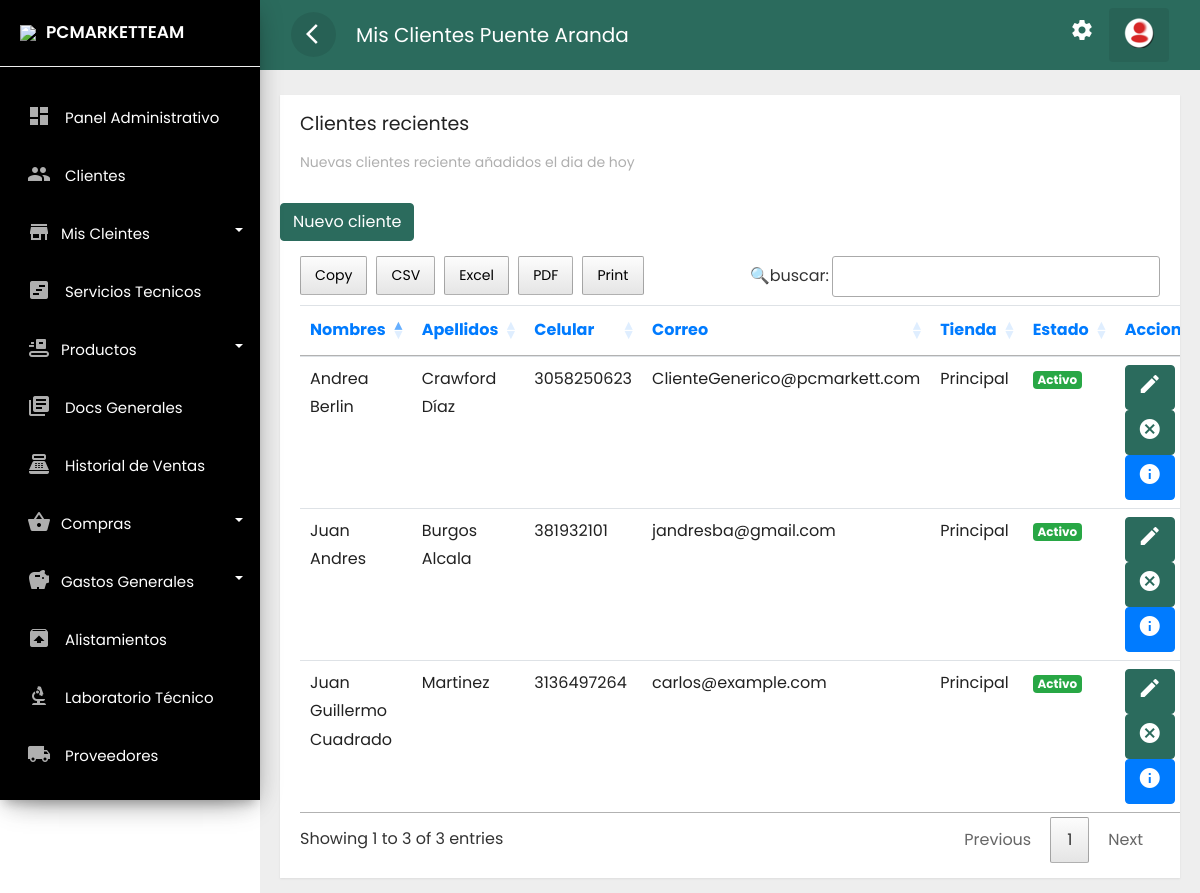
The page /frontend/clientes/bodega.php (signed in) on the database as committed earlier.
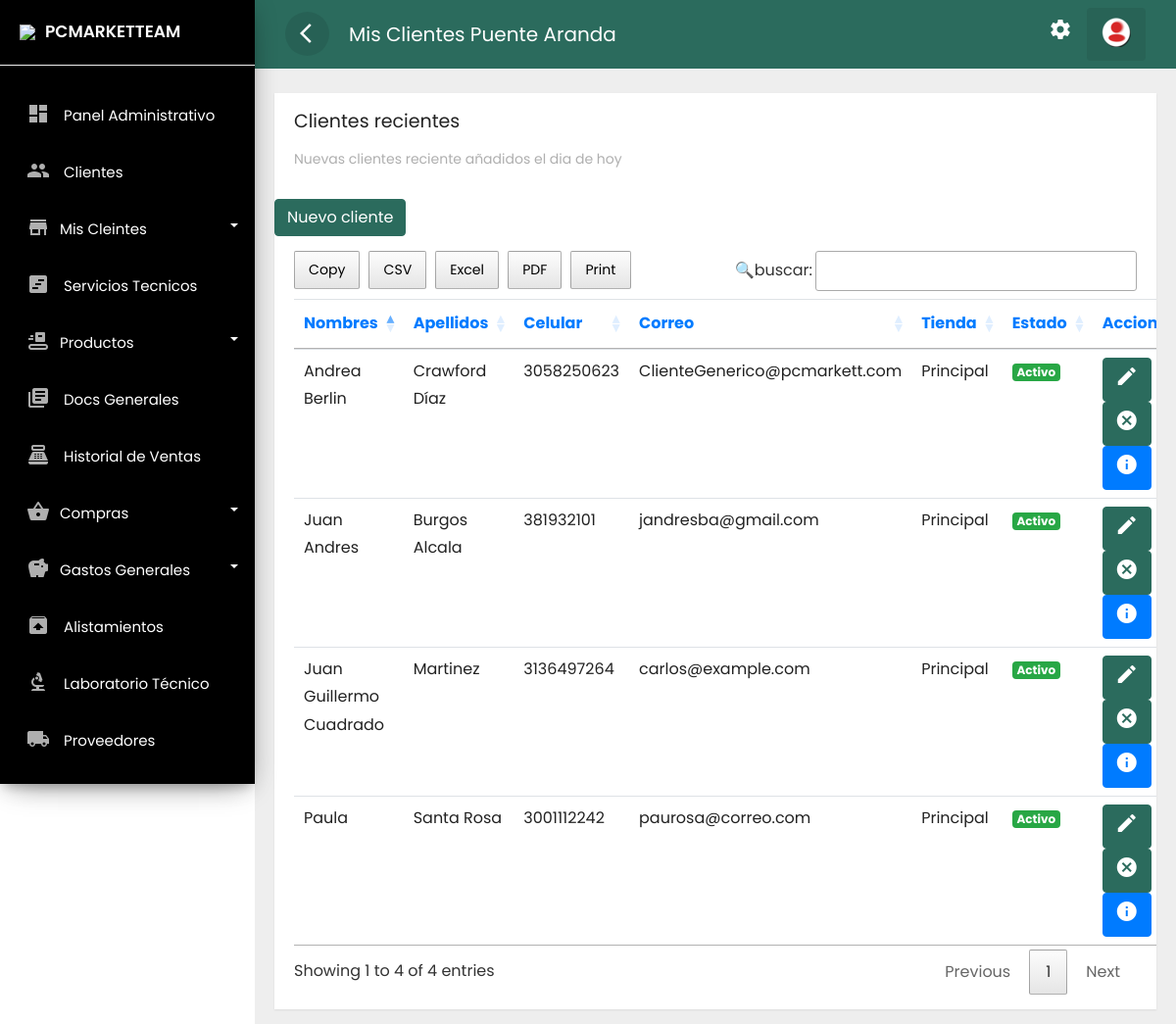
The same page on the database as committed later.
### tables this page shows
CREATE TABLE `clientes` (
  `idclie` int(11) NOT NULL,
  `numid` char(8) NOT NULL,
  `nomcli` text NOT NULL,
  `apecli` text NOT NULL,
  `naci` date NOT NULL,
  `correo` text NOT NULL,
  `celu` char(10) NOT NULL,
  `estad` varchar(15) NOT NULL,
  `fere` timestamp NOT NULL DEFAULT current_timestamp(),
  `dircli` text DEFAULT NULL,
  `ciucli` text DEFAULT NULL,
  `idsede` text DEFAULT NULL
);

### frontend/clientes/bodega.php (the view, shortened to what the changed rows need)
<?php if(isset($_SESSION['id'])) { ?>
<!doctype html>
<html lang="es">
<head>
    <link rel="stylesheet" href="../../backend/css/bootstrap.min.css">
    <link rel="stylesheet" href="../../backend/css/custom.css">
    <link rel="stylesheet" href="../../backend/css/loader.css">
    <link rel="stylesheet" type="text/css" href="../../backend/css/datatable.css">
    <link rel="stylesheet" type="text/css" href="../../backend/css/buttonsdataTables.css">
    <link rel="stylesheet" type="text/css" href="../../backend/css/font.css">
</head>
<body>
    <div class="wrapper">
        <?php    include_once '../layouts/nav.php';  include_once '../layouts/menu_data.php';    ?>
        <nav id="sidebar">
            <div class="sidebar-header">
                <h3><img src="../../backend/img/favicon.png" class="img-fluid"><span>PCMARKETTEAM</span></h3>
            </div>
            <?php renderMenu($menu); ?>
        </nav>
        <div id="content">
            <div class="top-navbar">
                <nav class="navbar navbar-expand-lg">
                    <div class="container-fluid">
                        <button type="button" id="sidebarCollapse" class="d-xl-block d-lg-block d-md-mone d-none">
                            <span class="material-icons">arrow_back_ios</span>
                        </button>
                        <a class="navbar-brand" href="#"> Mis Clientes Puente Aranda</a>
                        <div class="collapse navbar-collapse d-lg-block d-xl-block d-sm-none d-md-none d-none"
                            id="navbarSupportedContent">
                            <ul class="nav navbar-nav ml-auto">
                                <li class="nav-item">
                                    <a class="nav-link" href="../cuenta/configuracion.php">
                                        <span class="material-icons">settings</span>
                                    </a>
                                </li>
                                <li class="dropdown nav-item active">
                                    <a href="#" class="nav-link" data-toggle="dropdown">
                                        <img src="../../backend/img/reere.png">
                                    </a>
                                </li>
                            </ul>
                        </div>
                    </div>
                </nav>
            </div>
            <div class="main-content">
                <div class="row ">
                    <div class="col-lg-12 col-md-12">
                        <div class="card" style="min-height: 485px">
                            <div class="card-header card-header-text">
                                <h4 class="card-title">Clientes recientes</h4>
                                <p class="category">Nuevas clientes reciente añadidos el dia de hoy</p>
                            </div>
                            <br>
                            <a href="../clientes/nuevo.php" class="btn btn-danger text-white">Nuevo cliente</a>
                            <br>
                            <div class="card-content table-responsive">
                                <?php
                                require '../../backend/bd/ctconex.php';
                                $sentencia = $connect->prepare("SELECT * FROM clientes WHERE idsede = 'Principal' OR idsede = '1' OR 'Bodega1' OR 'principal' ORDER BY nomcli DESC;");
                                $sentencia->execute();
                                $data =  array();
                                if($sentencia){
                                    while($r = $sentencia->fetchObject()){
                                        $data[] = $r;
                                    }
                                }
                                ?>
                                <?php if(count($data)>0):?>
                                <table class="table table-hover" id="example">
                                    <thead class="text-primary">
                                        <tr>
                                            <th>Nombres</th>
                                            <th>Apellidos</th>
                                            <th>Celular</th>
                                            <th>Correo</th>
                                            <th>Tienda</th>
                                            <th>Estado</th>
                                            <th>Acciones</th>
                                        </tr>
                                    </thead>
                                    <tbody>
                                        <?php foreach($data as $g):?>
                                        <tr>
                                            <td><?php echo  $g->nomcli; ?></td>
                                            <td><?php echo  $g->apecli; ?></td>
                                            <td><?php echo  $g->celu; ?></td>
                                            <td><?php echo  $g->correo; ?></td>
                                            <td><?php echo  $g->idsede; ?></td>
                                            <td><?php    if($g->estad =='Activo')  { ?>
                                                <span class="badge badge-success">Activo</span>
                                                <?php  }   else {?>
                                                <span class="badge badge-danger">Inactivo</span>
                                                <?php  } ?>
                                            </td>
                                            <td>
                                                <?php    if($g->estad =='Activo')  { ?>
                                                <a class="btn btn-warning text-white"
                                                    href="../clientes/actualizar.php?id=<?php echo  $g->idclie; ?>"><i
                                                        class='material-icons' data-toggle='tooltip'
                                                        title='editar'>edit</i></a>
                                                <a class="btn btn-danger text-white"
                                                    href="../clientes/eliminar.php?id=<?php echo  $g->idclie; ?>"><i
                                                        class='material-icons' data-toggle='tooltip'
                                                        title='cancelar'>cancel</i></a>
                                                <a class="btn btn-primary text-white"
                                                    href="../clientes/informacion.php?id=<?php echo  $g->idclie; ?>"><i
                                                        class='material-icons' data-toggle='tooltip'
                                                        title='crear'>info</i></a>
                                                <?php  } ?>
                                            </td>
                                        </tr>
                                        <?php endforeach; ?>
                                    </tbody>
                                </table>
                                <?php endif; ?>
                            </div>
                        </div>
                    </div>
                </div>
            </div>
        </div>
    </div>
</body>
</html>
<?php }else{
    header('Location: ../error404.php');
 } ?>

### frontend/layouts/nav.php
<?php
function renderMenu($items)
{
    echo '<ul class="list-unstyled components">';
    foreach ($items as $item) {
        if (isset($item['children'])) {
            echo '<li class="dropdown">
                    <a href="#' . $item['id'] . '" data-toggle="collapse" aria-expanded="false" class="dropdown-toggle">
                        <i class="material-icons">' . $item['icon'] . '</i><span>' . $item['label'] . '</span>
                    </a>
                    <ul class="collapse list-unstyled menu" id="' . $item['id'] . '">';
            renderMenu($item['children']);
            echo '</ul></li>';
        } else {
            echo '<li>
                    <a href="' . $item['url'] . '">
                        ' . (isset($item['icon']) ? '<i class="material-icons">' . $item['icon'] . '</i>' : '') . '
                        <span>' . $item['label'] . '</span>
                    </a>
                  </li>';
        }
    }
    echo '</ul>';
}
?>

Rows that differ between the two databases and show on the page:
added clientes: nomcli "Paula", apecli "Santa Rosa", celu "3001112242", correo "paurosa@correo.com", idsede "Principal", estad "Activo"
Other text that changed with them:
text written by a page script: "Copy CSV Excel PDF Print 🔍buscar: Showing 1 to 3 of 3 entries Previous 1 Next" → "Copy CSV Excel PDF Print 🔍buscar: Showing 1 to 4 of 4 entries Previous 1 Next"
